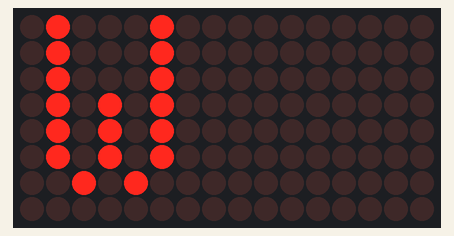
Simulated run of this sketch. Board: Arduino Uno, built with avr-gcc and run on an emulated ATmega328P. Parts: 16×8 LED matrix. What the sketch prints to the serial monitor is not drawn.

Above: at 0.13 s.

The sketch:

arduino_led_matrix_sketch.ino
```cpp
//include the library
#include "LedControlMS.h"

/*
Configuring the LEDMatrix:
Digital 2 is conneted to DIN (Data IN)
Digital 3 is connected to CLK (CLocK)
Digital 4 is connected to CS (LOAD)
5V is connected to VCC
GND is connected to GND
There is only one MAX7219 display module.
*/

#define NBR_MTX 2
LedControl lc=LedControl(2,3,4, NBR_MTX);
//LedControl lc=LedControl(2,3,4, NBR_MTX);

String sentence= "WDI WHAATTT ";
int letterCounter=0;
/* wait time between updates of the display */
unsigned long delaytime=300;

void setup() { // initalizes and sets up the initial values. Declaring function setup.
  /* The display module is in power-saving mode on startup.
  Do a wakeup call */
  Serial.begin(9600); // setting data rate as 9600 bits per second for serial data communication to computer
  Serial.println("Setup"); //prints data to serial port as human-readable text
  letterCounter=0;
  for (int i=0; i< NBR_MTX; i++){
    lc.shutdown(i,false); //keep the screen on
    lc.setIntensity(i,8); // set brightness to medium values
    lc.clearDisplay(i); //clear the display after each letter
  }
}

void loop() { //declaring function loop
  char ch= sentence[letterCounter]; //define character ch
  letterCounter++;
  if (letterCounter>14) letterCounter=0; //sets up loop
  lc.displayChar(0, lc.getCharArrayPosition(ch)); //display each character on the screen
  delay(2);
  lc.clearAll();
  delay(2);
}
```
